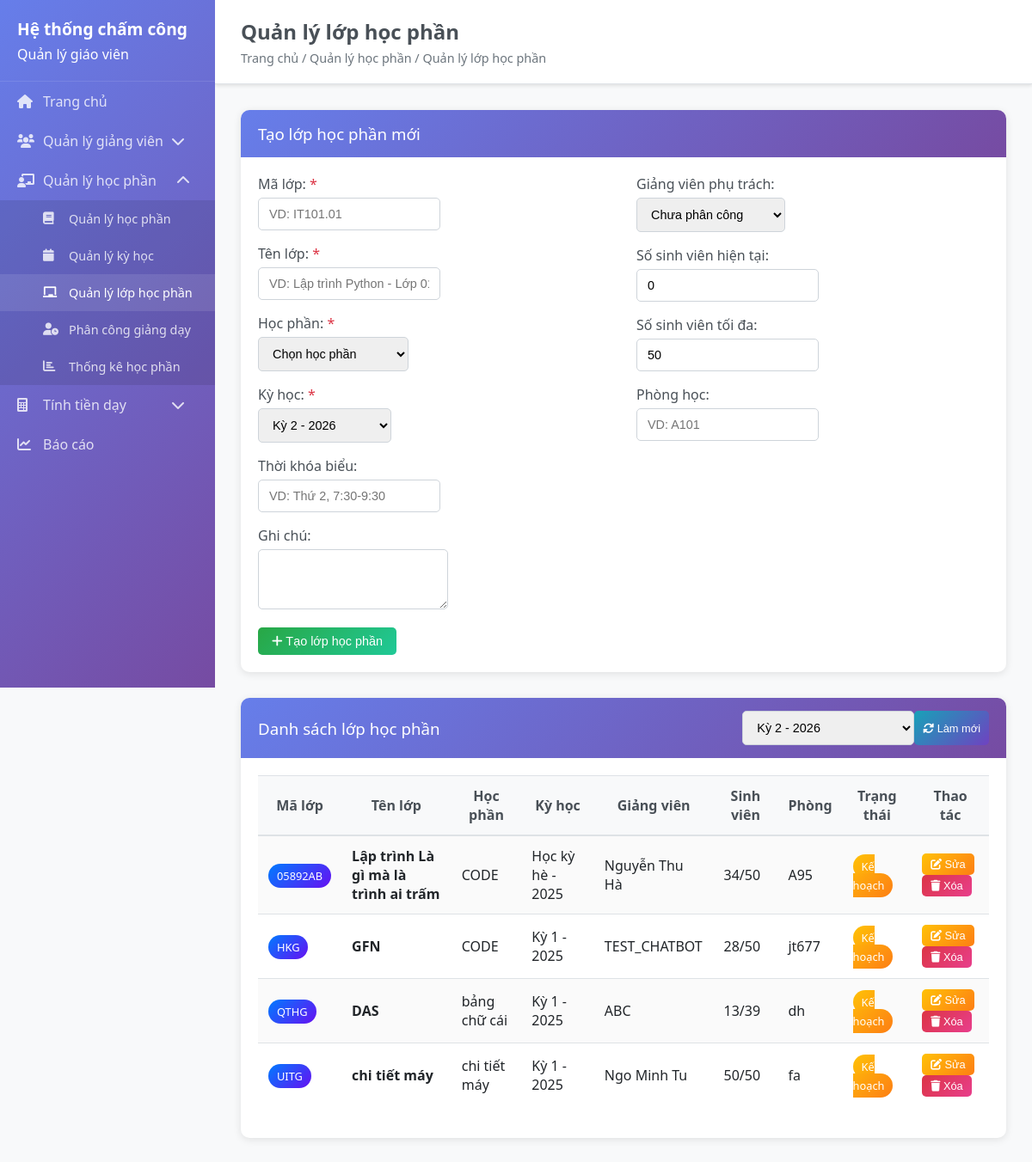
/class-sections, run on the app's committed database.
### backend/models/class_section.py (models this page shows, shortened)
class ClassSection(db.Model):
    __tablename__ = 'class_sections'
    id = db.Column(db.Integer, primary_key=True)
    code = db.Column(db.String(20), unique=True, nullable=False)
    name = db.Column(db.String(200), nullable=False)
    subject_id = db.Column(db.Integer, db.ForeignKey('subjects.id'), nullable=False)
    semester_id = db.Column(db.Integer, db.ForeignKey('semesters.id'), nullable=False)
    teacher_id = db.Column(db.Integer, db.ForeignKey('teachers.id'), nullable=True)
    student_count = db.Column(db.Integer, default=0)
    max_students = db.Column(db.Integer, default=50)
    classroom = db.Column(db.String(50))
    schedule_info = db.Column(db.String(200))
    start_date = db.Column(db.Date)
    end_date = db.Column(db.Date)
    notes = db.Column(db.Text)
    status = db.Column(db.String(20), default='planned')  # planned, active, completed, cancelled
    is_active = db.Column(db.Boolean, default=True)
    created_at = db.Column(db.DateTime, default=datetime.utcnow)
    updated_at = db.Column(db.DateTime, default=datetime.utcnow, onupdate=datetime.utcnow)
    def to_dict(self):
        try:
            subject_name = "N/A"
            subject_credits = 0
            if self.subject_id:
                try:
                    from models.subject import Subject
                    subject = Subject.query.get(self.subject_id)
                    if subject:
                        subject_name = subject.name
                        subject_credits = subject.credits or 0
                except Exception as e:
                    print(f"Error getting subject: {e}")
            semester_name = "N/A"
            semester_year = "N/A"
            if self.semester_id:
                try:
                    from models.semester import Semester
                    semester = Semester.query.get(self.semester_id)
                    if semester:
                        semester_name = semester.name
                        semester_year = str(semester.year)
                except Exception as e:
                    print(f"Error getting semester: {e}")
            teacher_name = None
            teacher_department = None
            if self.teacher_id:
                try:
                    from models.teacher import Teacher
                    teacher = Teacher.query.get(self.teacher_id)
                    if teacher:
                        teacher_name = teacher.name
                        if hasattr(teacher, 'department_abbreviation'):
                            teacher_department = teacher.department_abbreviation
                except Exception as e:
                    print(f"Error getting teacher: {e}")
            return {
                'id': self.id,
                'code': self.code,
                'name': self.name,
                'subject_id': self.subject_id,
                'subject_name': subject_name,
                'subject_credits': subject_credits,
                'semester_id': self.semester_id,
                'semester_name': semester_name,
                'semester_year': semester_year,
                'teacher_id': self.teacher_id,
                'teacher_name': teacher_name,
                'teacher_department': teacher_department,
                'student_count': self.student_count or 0,
                'max_students': self.max_students or 50,
                'classroom': self.classroom,
                'schedule_info': self.schedule_info,
                'start_date': self.start_date.isoformat() if self.start_date else None,
                'end_date': self.end_date.isoformat() if self.end_date else None,
                'notes': self.notes,
                'status': self.status or 'planned',
                'is_active': self.is_active,
                'created_at': self.created_at.isoformat() if self.created_at else None
            }
        except Exception as e:
            print(f"Error in class_section.to_dict(): {e}")
            return {
                'id': self.id,
                'code': self.code or 'N/A',
                'name': self.name or 'N/A',
                'subject_id': self.subject_id,
                'subject_name': 'N/A',
                'subject_credits': 0,
                'semester_id': self.semester_id,
                'semester_name': 'N/A',
                'semester_year': 'N/A',
                'teacher_id': self.teacher_id,
                'teacher_name': None,
                'teacher_department': None,
                'student_count': self.student_count or 0,
                'max_students': self.max_students or 50,
                'classroom': self.classroom,
                'schedule_info': self.schedule_info,
                'start_date': None,
                'end_date': None,
                'notes': self.notes,
                'status': self.status or 'planned',
                'is_active': True,
                'created_at': None
            }

### backend/models/subject.py (models this page shows, shortened)
class Subject(BaseModel):
    __tablename__ = 'subjects'
    code = db.Column(db.String(20), unique=True, nullable=True)
    name = db.Column(db.String(100), nullable=False)
    credits = db.Column(db.Integer, default=3)
    department_id = db.Column(db.Integer, db.ForeignKey('departments.id'), nullable=True, default=1)
    theory_hours = db.Column(db.Integer, default=0)
    practice_hours = db.Column(db.Integer, default=0)
    total_hours = db.Column(db.Integer, default=0)
    subject_coefficient = db.Column(db.Numeric(3, 2), default=1.0)
    difficulty_level = db.Column(db.String(20), default='normal')
    description = db.Column(db.Text, nullable=True)
    prerequisites = db.Column(db.Text, nullable=True)
    department = db.Column(db.String(100), nullable=True)
    student_count = db.Column(db.Integer, default=0)
    is_active = db.Column(db.Boolean, default=True)
    department_ref = db.relationship('Department', foreign_keys=[department_id], backref='subjects')

### backend/models/semester.py (models this page shows, shortened)
class Semester(BaseModel):
    __tablename__ = 'semesters'
    name = db.Column(db.String(100), nullable=False)  # Kì 1, Kì 2, Kì 3 (Hè)
    year = db.Column(db.Integer, nullable=False)
    academic_year = db.Column(db.String(10), nullable=True)  # 2024-2025
    start_date = db.Column(db.Date, nullable=True)
    end_date = db.Column(db.Date, nullable=True)
    is_current = db.Column(db.Boolean, default=False)  # Kì hiện tại
    is_active = db.Column(db.Boolean, default=True)

### backend/models/teacher.py (models this page shows, shortened)
class Teacher(BaseModel):
    __tablename__ = 'teachers'
    employee_code = db.Column(db.String(20), unique=True, nullable=True)
    name = db.Column(db.String(100), nullable=False)
    phone = db.Column(db.String(15), nullable=True)
    email = db.Column(db.String(100), unique=True, nullable=True)
    department = db.Column(db.String(100), nullable=True)
    degree_level = db.Column(db.String(20), default='dai_hoc')
    birth_date = db.Column(db.Date, nullable=True)
    department_id = db.Column(db.Integer, db.ForeignKey('departments.id'), nullable=True, default=1)
    degree_id = db.Column(db.Integer, db.ForeignKey('degrees.id'), nullable=True, default=1)
    position = db.Column(db.String(100), nullable=True)
    qualifications = db.Column(db.String(200), nullable=True)
    academic_rank = db.Column(db.String(50), nullable=True)
    employee_type = db.Column(db.String(20), default='lecturer')
    base_salary = db.Column(db.Numeric(12, 2), default=0)
    hourly_rate = db.Column(db.Numeric(10, 2), default=100000)
    teacher_coefficient = db.Column(db.Numeric(3, 2), default=1.3)
    teacher_coefficient_override = db.Column(db.Numeric(3, 2), nullable=True)
    is_active = db.Column(db.Boolean, default=True)
    hire_date = db.Column(db.DateTime, nullable=True)

### backend/app.py (the view)
@app.route('/class-sections')
def class_sections():
    try:
        class_sections_list = []
        subjects_list = []
        semesters_list = []
        teachers_list = []
        try:
            from models.class_section import ClassSection
            class_sections_raw = ClassSection.query.filter_by(is_active=True).order_by(ClassSection.created_at.desc()).all()
            class_sections_list = [cs.to_dict() for cs in class_sections_raw]
        except Exception as e:
            print(f"Error loading class sections: {e}")
        if 'Subject' in globals():
            subjects_list = Subject.query.filter_by(is_active=True).all()
        if 'Semester' in globals():
            semesters_list = Semester.query.filter_by(is_active=True).all()
        if 'Teacher' in globals():
            teachers_list = Teacher.query.filter_by(is_active=True).all()
        return render_template('class_sections.html',
                             class_sections=class_sections_list,
                             subjects=subjects_list,
                             semesters=semesters_list,
                             teachers=teachers_list)
    except Exception as e:
        print(f"Error in class sections route: {e}")
        return render_template('class_sections.html',
                             class_sections=[],
                             subjects=[],
                             semesters=[],
                             teachers=[])

### frontend/templates/class_sections.html (shortened to what this page needs)
{% extends "base.html" %}
{% block page_title %}Quản lý lớp học phần{% endblock %}
{% block breadcrumb %}Trang chủ / Quản lý học phần / Quản lý lớp học phần{% endblock %}
{% block content %}
<div class="card">
    <div class="card-header">
        <h3>Tạo lớp học phần mới</h3>
    </div>
    <div class="card-body">
        <form id="class-section-form">
            <div class="row">
                <div class="col-md-6">
                    <div class="form-group">
                        <label for="class-section-code">Mã lớp: <span class="text-danger">*</span></label>
                        <input type="text" id="class-section-code" name="code" class="form-control" required placeholder="VD: IT101.01">
                    </div>
                    <div class="form-group">
                        <label for="class-section-name">Tên lớp: <span class="text-danger">*</span></label>
                        <input type="text" id="class-section-name" name="name" class="form-control" required placeholder="VD: Lập trình Python - Lớp 01">
                    </div>
                    <div class="form-group">
                        <label for="class-section-subject">Học phần: <span class="text-danger">*</span></label>
                        <select id="class-section-subject" name="subject_id" class="form-control" required>
                            <option value="">Chọn học phần</option>
                        </select>
                    </div>
                    <div class="form-group">
                        <label for="class-section-semester">Kỳ học: <span class="text-danger">*</span></label>
                        <select id="class-section-semester" name="semester_id" class="form-control" required>
                            {% for semester in semesters %}
                            <option value="{{ semester.id }}" {% if semester.is_current %}selected{% endif %}>
                                {{ semester.name }} - {{ semester.year }}
                            </option>
                            {% endfor %}
                        </select>
                    </div>
                </div>
                <div class="col-md-6">
                    <div class="form-group">
                        <label for="class-section-teacher">Giảng viên phụ trách:</label>
                        <select id="class-section-teacher" name="teacher_id" class="form-control">
                            <option value="">Chưa phân công</option>
                        </select>
                    </div>
                    <div class="form-group">
                        <label for="class-section-student-count">Số sinh viên hiện tại:</label>
                        <input type="number" id="class-section-student-count" name="student_count" class="form-control" min="0" value="0">
                    </div>
                    <div class="form-group">
                        <label for="class-section-max-students">Số sinh viên tối đa:</label>
                        <input type="number" id="class-section-max-students" name="max_students" class="form-control" min="1" value="50">
                    </div>
                    <div class="form-group">
                        <label for="class-section-classroom">Phòng học:</label>
                        <input type="text" id="class-section-classroom" name="classroom" class="form-control" placeholder="VD: A101">
                    </div>
                </div>
            </div>
            <div class="form-group">
                <label for="class-section-schedule">Thời khóa biểu:</label>
                <input type="text" id="class-section-schedule" name="schedule_info" class="form-control" placeholder="VD: Thứ 2, 7:30-9:30">
            </div>
            <div class="form-group">
                <label for="class-section-notes">Ghi chú:</label>
                <textarea id="class-section-notes" name="notes" class="form-control" rows="3"></textarea>
            </div>
            <button type="submit" class="btn btn-success" id="submit-btn">
                <i class="fas fa-plus"></i> Tạo lớp học phần
            </button>
        </form>
    </div>
</div>
<div class="card">
    <div class="card-header d-flex justify-content-between align-items-center">
        <h3>Danh sách lớp học phần</h3>
        <div class="d-flex">
            <select id="filter-semester" class="form-control mr-2" style="width: 200px;">
                {% for semester in semesters %}
                <option value="{{ semester.id }}" {% if semester.is_current %}selected{% endif %}>
                    {{ semester.name }} - {{ semester.year }}
                </option>
                {% endfor %}
            </select>
            <button class="btn btn-info btn-sm" onclick="refreshClassSectionsList()">
                <i class="fas fa-sync-alt"></i> Làm mới
            </button>
        </div>
    </div>
    <div class="card-body">
        <div class="table-responsive">
            <table class="table table-striped" id="class-sections-table">
                <thead>
                    <tr>
                        <th>Mã lớp</th>
                        <th>Tên lớp</th>
                        <th>Học phần</th>
                        <th>Kỳ học</th>
                        <th>Giảng viên</th>
                        <th>Sinh viên</th>
                        <th>Phòng</th>
                        <th>Trạng thái</th>
                        <th>Thao tác</th>
                    </tr>
                </thead>
                <tbody>
                    {% for class_section in class_sections %}
                    <tr>
                        <td><span class="badge badge-primary">{{ class_section.code }}</span></td>
                        <td><strong>{{ class_section.name }}</strong></td>
                        <td>{{ class_section.subject_name or 'N/A' }}</td>
                        <td>{{ class_section.semester_name or 'N/A' }} - {{ class_section.semester_year or 'N/A' }}</td>
                        <td>{{ class_section.teacher_name or 'Chưa phân công' }}</td>
                        <td>{{ class_section.student_count or 0 }}/{{ class_section.max_students or 50 }}</td>
                        <td>{{ class_section.classroom or '-' }}</td>
                        <td>
                            <span class="badge badge-{{ 'success' if class_section.status == 'active' else 'warning' }}">
                                {{ 'Đang học' if class_section.status == 'active' else 'Kế hoạch' }}
                            </span>
                        </td>
                        <td>
                            <button class="btn btn-warning btn-sm" onclick="editClassSection({{ class_section.id }})">
                                <i class="fas fa-edit"></i> Sửa
                            </button>
                            <button class="btn btn-danger btn-sm" onclick="deleteClassSection({{ class_section.id }})">
                                <i class="fas fa-trash"></i> Xóa
                            </button>
                        </td>
                    </tr>
                    {% else %}
                    <tr>
                        <td colspan="9" class="text-center">Chưa có lớp học phần nào</td>
                    </tr>
                    {% endfor %}
                </tbody>
            </table>
        </div>
    </div>
</div>
{% endblock %}

### data on the page
ClassSection: code "05892AB", name "Lập trình Là gì mà là trình ai trấm", classroom "A95", status "Kế hoạch"
Subject: name "CODE" "CODE"
Semester: name "Học kỳ hè"
Teacher: name "Nguyễn Thu Hà"
ClassSection: code "HKG", name "GFN", classroom "jt677", status "Kế hoạch"
Semester: name "Kỳ 1" "Kỳ 1" "Kỳ 1"
Teacher: name "TEST_CHATBOT"
ClassSection: code "QTHG", name "DAS", classroom "dh", status "Kế hoạch"
Subject: name "bảng chữ cái"
Teacher: name "ABC"
ClassSection: code "UITG", name "chi tiết máy", classroom "fa", status "Kế hoạch"
Subject: name "chi tiết máy"
Teacher: name "Ngo Minh Tu"

### other printed values
{{ class_section.semester_year or 'N/A' }} "2025" "2025" "2025" "2025"
{{ class_section.student_count or 0 }} "34" "28" "13" "50"
{{ class_section.max_students or 50 }} "50" "50" "39" "50"
form field semester_id "Kỳ 2 - 2026"
form field value "Kỳ 2 - 2026"
